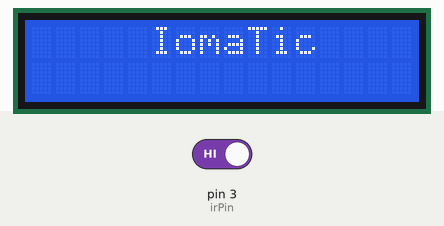
Simulated run of this sketch. Board: Arduino Uno, built with avr-gcc and run on an emulated ATmega328P. On the bench: 16×2 character LCD. The test bench sets the inputs (shaded band); at power-on: pin 3 (irPin) HIGH.

Above: at 1.1 s.
At 3.2 s:
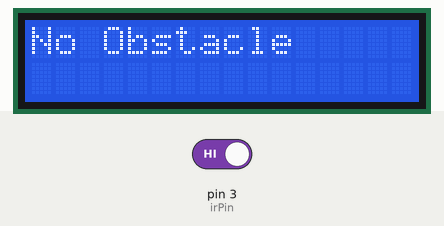
3.3 s: pin 3 (irPin) driven LOW
At 3.83 s:
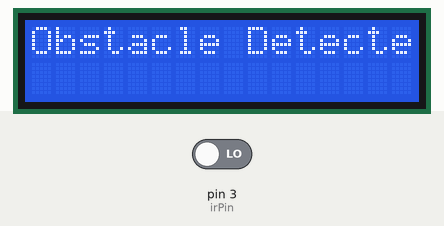
5.9 s: pin 3 (irPin) driven HIGH
At 6.45 s:
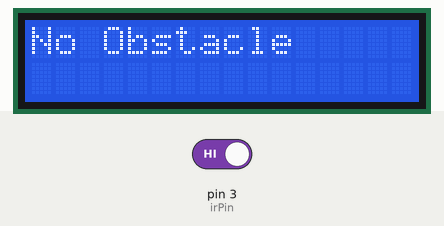
Timing chart, 0 to 8.9 s (numbered marks = the images above; inputs shaded):
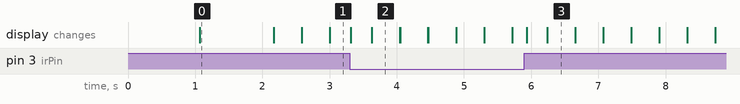

Measured:
- after the input at 3.3 s, the display: changes at once (image 2)
- after the input at 5.9 s, the display: changes at once (image 3)
- what the display in image 0 shows lasts 1.1 s, from 1.1 s to 2.2 s
- what the display in image 2 shows lasts 0.4 s, from 3.6 s to 4.0 s

The sketch:

Buzzer_On_IR.ino
```cpp
//include library coode
#include <LiquidCrystal.h>

int irPin = 3;  // This is our input pin (IR LED at pin D2)
int sensorOut = HIGH;  // HIGH at No Obstacle

const int buzzerPin = 7;

// initialize the library with the numbers of the interface pins
LiquidCrystal lcd(11, 12, 14, 15, 16, 17);

void setup()
{
  //Initialize the LCD in 16x2 mode
  lcd.begin(16, 2);
  delay(1000);
  //Set cursor at first character/coloumn of first line/ro
  lcd.setCursor(0,0);
  //Print the message as metioned cursor location
  lcd.print("     IomaTic        ");

  //Initialize a serial communication with baud rate 9600
  Serial.begin(9600);
  delay(1000);
  pinMode(irPin, INPUT);

  Serial.begin(9600);

}

void loop()
{

  sensorOut = digitalRead(irPin);

  if (sensorOut == LOW)

  {

    lcd.print("Obstacle Detected");
    //Set cursor at first character/coloumn of first line/row
    lcd.setCursor(0,1);
    //Print the message as metioned cursor location
    digitalWrite(buzzerPin, HIGH);

  }

  else

  {

    lcd.println("No Obstacle");
    //Set cursor at first character/coloumn of first line/row
    lcd.setCursor(0,1);
    //Print the message as metioned cursor location
    digitalWrite(buzzerPin, LOW);

  }

 delay(100);
 lcd.clear();

}
```
